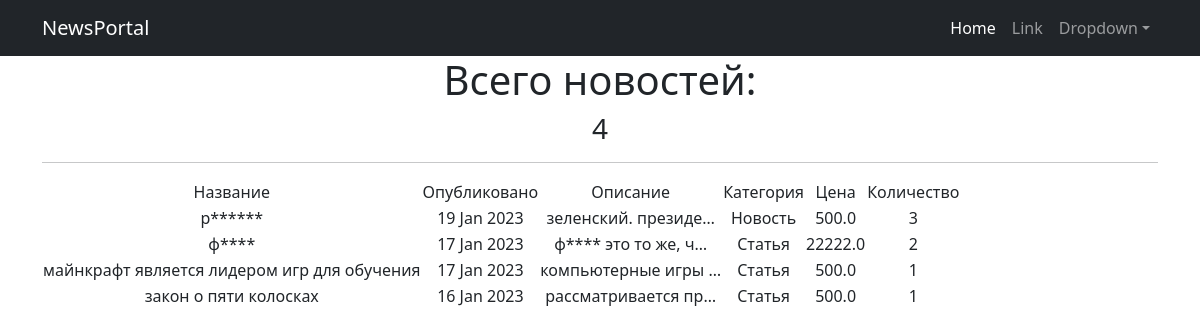
Page /news/ on the committed database.
### simpleapp/models.py (models this page shows, shortened)
class NewsPortal(models.Model):
    name = models.CharField(
        max_length=50,
        unique=True,  # названия товаров не должны повторяться
    )
    description = models.TextField()
    quantity = models.IntegerField(
        validators=[MinValueValidator(0)],
    )
    time_pub = models.DateField(null=True, blank=True)
    category = models.ForeignKey(
        to='Category',
        on_delete=models.CASCADE,
        related_name='news',  # все продукты в категории будут доступны через поле products
    )
    price = models.FloatField(
        validators=[MinValueValidator(0.0)],
    )

class Category(models.Model):
    name = models.CharField(max_length=100, unique=True)

### simpleapp/views.py (the view)
# urls.py: path('', NewsList.as_view()),
class NewsList(ListView):
    model = NewsPortal
    template_name = 'news.html'
    context_object_name = 'news'
    queryset = NewsPortal.objects.order_by('-time_pub')

### simpleapp/templatetags/custom_filters.py (called while the page is built)
@register.filter()
def censor(text):
    text_censor = ''
    text = text.lower()
    for word in text.split():
        if word.strip('.,"/') in CENS:
            word = word[:1] + '*' * (len(word[1:]))
        text_censor += f' {word}'
    return text_censor

### templates/news.html (shortened to what this page needs)
{% extends 'flatpages/default.html' %}
{% load custom_filters %}
{% block content %}
   <h1>Всего новостей:</h1>
   <h3>{{ news|length }}</h3>
<hr>
   {% if news %}
       <table>
           <tr>
               <td>Название</td>
               <td>Опубликовано</td>
               <td>Описание</td>
               <td>Категория</td>
               <td>Цена</td>
               <td>Количество</td>
           </tr>
           {% for new in news %}
           <tr>
               <td>{{ new.name|censor}}</td>
               <td>{{ new.time_pub|date:'d M Y' }}</td>
               <td>{{ new.description|censor|truncatechars:20 }}</td>
               <td>{{ new.category.name }}</td>
               <td>{{ new.price }}</td>
               <td>{{ new.quantity }}</td>
           </tr>
           {% endfor %}
       </table>
   {% else %}
       <h2>News нет!</h2>
   {% endif %}
{% endblock content %}

### templates/flatpages/default.html (shortened to what this page needs)
<!DOCTYPE html>
<html lang="en">
    <head>
        {% load static %}
        <link href="{% static 'css/styles.css' %}" rel="stylesheet" />
    </head>
    <body>
        <nav class="navbar navbar-expand-lg navbar-dark bg-dark">
            <div class="container">
                <a class="navbar-brand" href="#">NewsPortal</a>
                <div class="collapse navbar-collapse" id="navbarSupportedContent">
                    <ul class="navbar-nav ms-auto mb-2 mb-lg-0">
                        <li class="nav-item"><a class="nav-link active" aria-current="page" href="#">Home</a></li>
                        <li class="nav-item"><a class="nav-link" href="#">Link</a></li>
                        <li class="nav-item dropdown">
                            <a class="nav-link dropdown-toggle" id="navbarDropdown" href="#" role="button" data-bs-toggle="dropdown" aria-expanded="false">Dropdown</a>
                        </li>
                    </ul>
                </div>
            </div>
        </nav>
        <div class="container">
            <div class="row">
                <div class="col-lg-12 text-center">
                    {% block content %}{% endblock content %}
                </div>
            </div>
        </div>
   </body>
</html>

### rows in the picture
NewsPortal: name|censor "р******", time_pub "19 Jan 2023", description|censor "зеленский. президе…", category.name "Новость", price "500.0", quantity "3"
NewsPortal: name|censor "ф****", time_pub "17 Jan 2023", description|censor "ф**** это то же, ч…", category.name "Статья", price "22222.0", quantity "2"
NewsPortal: name|censor "майнкрафт является лидером игр для обучения", time_pub "17 Jan 2023", description|censor "компьютерные игры …", category.name "Статья", price "500.0", quantity "1"
NewsPortal: name|censor "закон о пяти колосках", time_pub "16 Jan 2023", description|censor "рассматривается пр…", category.name "Статья", price "500.0", quantity "1"

### other values in the picture
{{ news|length }} "4"
